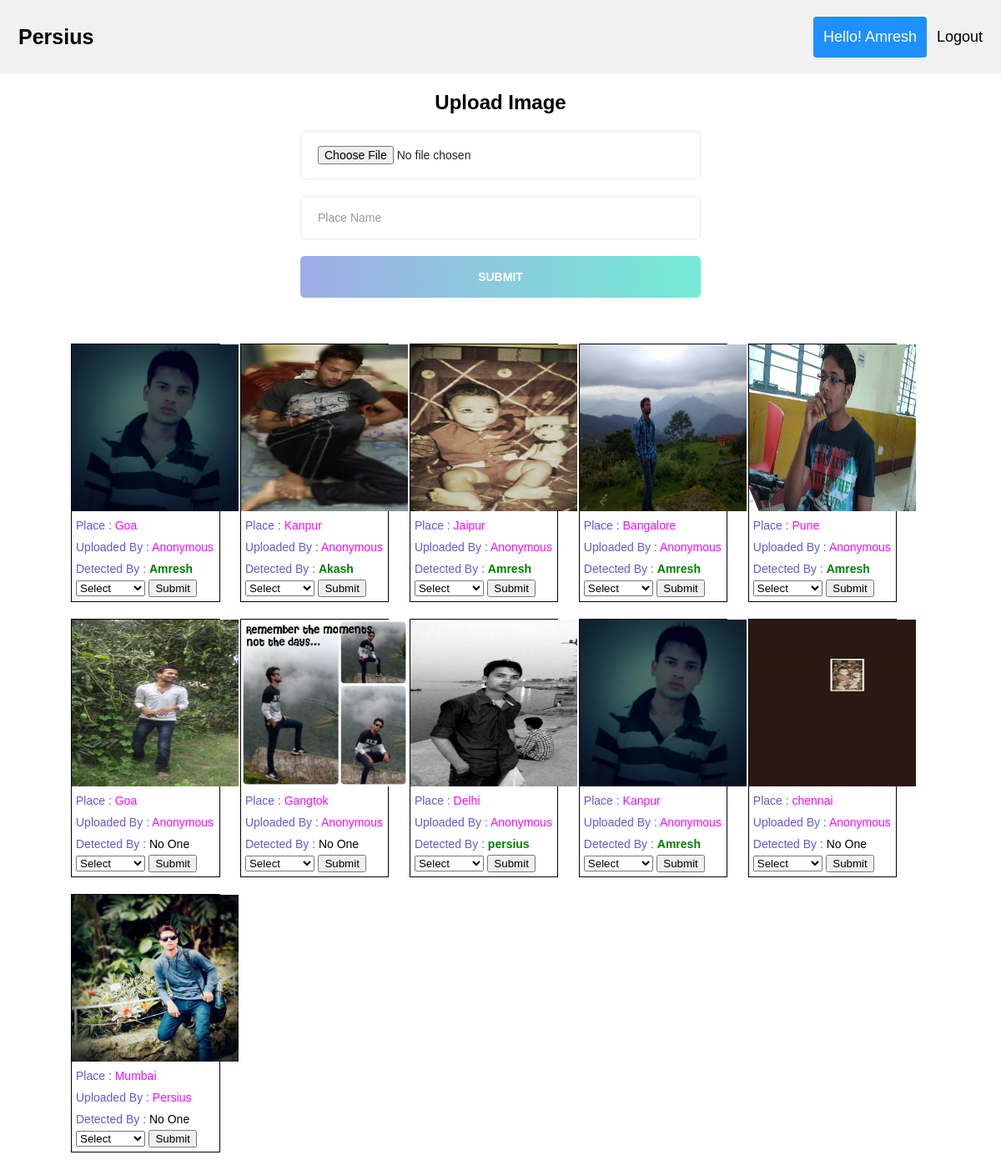
Page /persius/ (signed in) on the committed database.
### main/models.py (models this page shows, shortened)
class ImgPlace(models.Model):
    user = models.ForeignKey(User, null=True, on_delete=models.CASCADE)
    img = models.ImageField(null=True, blank=True, upload_to ='uploads/'),
    place = models.CharField(max_length=255, default='')
    image_url = models.URLField(max_length=200, default='')
    guess_by = models.CharField(max_length=255, default='')

### main/views.py (the view, shortened to what this page needs)
# urls.py: path('', views.index, name='index'),
def index(request):
    names = NamesPlace.objects.all()
    imges = ImgPlace.objects.all()
    return render(request,"home.html", {'Places': names, 'imges': imges, 'i': 6})

### main/templates/home.html (shortened to what this page needs)
<!DOCTYPE html>
<html lang="en">
<head>
    {% load static %}
    <link rel="stylesheet" type="text/css" href="{% static 'css/main.css' %}">
</head>
<body>
<div class="header">
  <a href="#default" class="logo">Persius</a>
  <div class="header-right">
      {% if user.is_authenticated %}
      <a class="active" href="#">Hello! {{user.first_name}}</a>
      <a href="logout">Logout</a>
      {% else %}
      <a href="signup">Signup</a>
      <a href="login">Login</a>
      {% endif %}
  </div>
</div>
<div class="home">
    {% if user.is_authenticated %}
        <form method="POST" id="signup-form" class="signup-form" action="" enctype="multipart/form-data">
            <h2 class="form-title">Upload Image</h2>
            <div class="form-group">
                <input type="file" class="form-input" name="image" placeholder="Image"/>
            </div>
            <div class="form-group">
                <input type="text" class="form-input" name="place_name" placeholder="Place Name"/>
            </div>
            <div class="form-group">
                <input type="submit" name="submit" id="submit" class="form-submit" value="Submit"/>
            </div>
        </form>
    {% endif %}
</div>
<div class="container-fluid main">
    <div class="row">
        <div class="imggrid">
            {% for im in imges %}
                <div class="col-xs-12 post-type col-sm-6 col-md-4 col-lg-3">
                    <div>
                        <img class="img" src="{{im.image_url}}">
                    </div>
                    <div class="name">
                        <span class="heading">Place : </span>
                        <span class="in">{{im.place}}</span>
                    </div>
                    <div class="name">
                        <span class="heading">Uploaded By : </span>
                        <span class="in">
                            {% if  im.user %}
                            {{im.user.first_name}}
                            {% else %}
                            Anonymous
                            {% endif %}
                        </span>
                    </div>
                    <div class="name">
                        <span class="heading">Detected By : </span>
                        <span class="in">
                            {% if  im.guess_by %}
                            <span style="color:green;font-weight: 700">{{im.guess_by}}</span>
                            {% else %}
                            <span style="color:black">No One</span>
                            {% endif %}
                        </span>
                    </div>
                    <div class="submit">
                        <form method="POST" action="/persius/place">
                          <select name="agent_id" required>
                            <option value="1">Select</option>
                          </select>
                          <input type="submit" value="Submit">
                        </form>
                    </div>
                </div>
            {% endfor %}
        </div>
    </div>
</div>
</body>
</html>

### main/static/css/main.css (style rules this page uses)
* { box-sizing: border-box; }
body { margin: 0; font-family: Arial, Helvetica, sans-serif; }
.header { overflow: hidden; background-color: #f1f1f1; padding: 20px 10px; }
.header a { float: left; color: black; text-align: center; padding: 12px; text-decoration: none; font-size: 18px; line-height: 25px; border-radius: 4px; }
.header a.logo { font-size: 25px; font-weight: bold; }
.header a.active { background-color: dodgerblue; color: white; }
.header-right { float: right; }
.home { text-align: center; }
.form-group { overflow: hidden; margin-bottom: 20px; }
.form-input { width: 40%; border: 1px solid #ebebeb; border-radius: 5px; -moz-border-radius: 5px; -webkit-border-radius: 5px; -o-border-radius: 5px; -ms-border-radius: 5px; padding: 17px 20px; box-sizing: border-box; font-size: 14px; font-weight: 500; color: #222; }
.form-submit { width: 40%; border-radius: 5px; -moz-border-radius: 5px; -webkit-border-radius: 5px; -o-border-radius: 5px; -ms-border-radius: 5px; padding: 17px 20px; box-sizing: border-box; font-size: 14px; font-weight: 700; color: #fff; text-transform: uppercase; border: none; background-image: -moz-linear-gradient(to left, #74ebd5, #9face6); background-image: -ms-linear-gradient(to left, #74ebd5, #9face6); background-image: -o-linear-gradient(to left, #74ebd5, #9face6); background-image: -webkit-linear-gradient(to left, #74ebd5, #9face6); background-image: linear-gradient(to left, #74ebd5, #9face6); }
.main { margin: 25px; }
.img { height: 200px; width: 200px; }
.imggrid { margin-left: 50px; margin-right: 50px; }
.post-type { width: 17%; margin: 10px; display: inline-block; border: 1px solid black; }
.name { padding: 5px; font-size: 14px; }
.heading { color: #6957ce; }
.in { color: #ee0ffd; }
.submit { padding-bottom: 5px; padding-left: 5px; }

### rows in the picture
ImgPlace: image_url (picture), place "Goa", shows "Anonymous", guess_by "Amresh"
ImgPlace: image_url (picture), place "Kanpur", shows "Anonymous", guess_by "Akash"
ImgPlace: image_url (picture), place "Jaipur", shows "Anonymous", guess_by "Amresh"
ImgPlace: image_url (picture), place "Bangalore", shows "Anonymous", guess_by "Amresh"
ImgPlace: image_url (picture), place "Pune", shows "Anonymous", guess_by "Amresh"
ImgPlace: image_url (picture), place "Goa", shows "Anonymous", guess_by "No One"
ImgPlace: image_url (picture), place "Gangtok", shows "Anonymous", guess_by "No One"
ImgPlace: image_url (picture), place "Delhi", shows "Anonymous", guess_by "persius"
ImgPlace: image_url (picture), place "Kanpur", shows "Anonymous", guess_by "Amresh"
ImgPlace: image_url (picture), place "chennai", shows "Anonymous", guess_by "No One"
ImgPlace: image_url (picture), place "Mumbai", user.first_name "Persius", guess_by "No One"

### other values in the picture
{{ user.first_name }} "Amresh"
